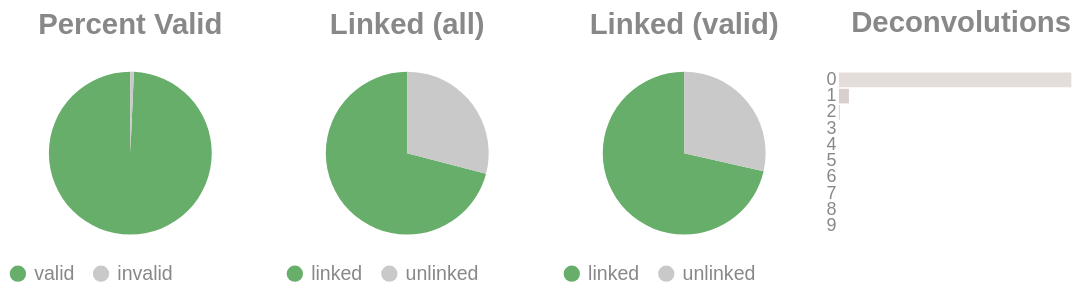

Notebook code for this chart:
### Code cell
if SKIPLR:
    pass
else:
    clash = Counter()
    for i in valids['molecule'].to_list():
        _mol = i.split("-")
        if len(_mol) == 1:
            clash.update('0')
        else:
            clash.update(_mol[-1])

    _d = {"deconvolutions": [], 'count': []}
    for k,v in clash.items():
        _d['deconvolutions'].append(k)
        _d['count'].append(v)

    tot_valid = valids['reads'].sum()
    mask = valids['reads'] >= 2
    n_linked_reads = valids.filter(mask)['reads'].sum()
    if n_linked_reads == 0:
        print_html("No linked molecules (>=2 reads) were detected; skipping linked-only distributions.")
        SKIPLR = True
    else:
        perc_valid = round(tot_valid / n_reads, 4)
        linked_perc_abs = round(n_linked_reads / n_reads, 4)
        linked_perc = round(n_linked_reads / tot_valid, 4)

    _valid = pl.DataFrame({"valids": ['valid', 'invalid'], "count": [tot_valid, n_reads - tot_valid]})
    _linked_abs = pl.DataFrame({"linked (absolute)": ['linked', 'unlinked'], "count": [n_linked_reads, n_reads - n_linked_reads]})
    _linked_rel = pl.DataFrame({"linked (valids)": ['linked', 'unlinked'], "count": [n_linked_reads, tot_valid - n_linked_reads]})

    (
        alt.hconcat(
            piechart(_valid, goodval = 'valid', title = "Percent Valid"),
            piechart(_linked_abs, goodval = "linked", title =  "Linked (all)"),
            piechart(_linked_rel, goodval = "linked", title =  "Linked (valid)"),
            convolutionbar(pl.DataFrame(_d), title = "Deconvolutions"),
            center = True,
            bounds = 'flush'
        )
        .resolve_scale(color='independent')
        .resolve_legend('independent')
        .properties(usermeta={'embedOptions': {"actions": False}})
    ).display()

### Figure 1 — Vega-Lite specification as saved in the notebook (floating-point values rounded to 4 significant figures)
{"width": "container", "height": 400, "config": {"title": {"anchor": "start", "dy": -15, "fontSize": 18, "color": "#888888", "subtitleColor": "#888888", "subtitleFontSize": 14}, "arc": {"fill": "#0072B2"}, "axis": {"domainColor": "#888888", "domainWidth": 0.5, "gridWidth": 0.2, "grid": false, "titleFontWeight": 400, "titleFontSize": 15, "labelFontSize": 11, "labelColor": "#888888", "tickColor": "#888888", "tickWidth": 0.2, "titleColor": "#888888"}, "axisBand": {"grid": false}, "axisX": {"grid": true, "tickSize": 10, "domainCap": "round"}, "axisY": {"domain": false, "grid": true, "tickSize": 0, "domainCap": "round"}, "background": "transparent", "header": {"labelFontSize": 15, "labelColor": "#888888", "titleFontSize": 15, "titleFontWeight": 600, "titleColor": "#888888"}, "legend": {"labelFont": "sans-serif", "labelFontSize": 12, "labelColor": "#888888", "symbolSize": 100, "symbolType": "circle", "titleFontSize": 12, "titlePadding": 10, "titleColor": "#888888", "title": null}, "range": {"category": ["#E69F00", "#56B4E9", "#009E73", "#F0E442", "#0072B2", "#D55E00", "#CC79A7", "#000000"], "diverging": ["#cfe8f3", "#a2d4ec", "#73bfe2", "#46abdb", "#1696d2", "#12719e"]}, "area": {"fill": "#0072B2", "fillOpacity": 0.7, "line": true, "strokeOpacity": 0.7}, "line": {"color": "#0072B2", "stroke": "#0072B2", "strokeWidth": 2}, "trail": {"color": "#0072B2", "stroke": "#0072B2", "strokeWidth": 0, "size": 1}, "point": {"filled": true, "fillOpacity": 1.0, "size": 95}, "text": {"color": "#888888", "fontSize": 11, "align": "right", "fontWeight": 400, "size": 11}, "bar": {"fill": "#0072B2", "stroke": null}, "view": {"stroke": null, "continuousWidth": 660, "continuousHeight": 400}}, "hconcat": [{"data": {"name": "data-762e0ca071a254d609c8543c6ad26dfe"}, "mark": {"type": "arc"}, "encoding": {"color": {"field": "valids", "legend": {"orient": "bottom", "title": null}, "scale": {"domain": ["valid", "invalid"], "range": ["#68ae6b", "#C9C9C9"]}, "title": "Valids", "type": "nominal"}, "theta": {"field": "count", "type": "quantitative"}, "tooltip": [{"field": "valids", "title": "Valids", "type": "ordinal"}, {"field": "percent", "format": ".2%", "title": "Percent", "type": "quantitative"}, {"field": "count", "title": "Count", "type": "quantitative"}]}, "height": 100, "title": {"text": "Percent Valid", "align": "center", "anchor": "middle"}, "transform": [{"calculate": "datum.count / 10404052", "as": "percent"}], "width": 150}, {"data": {"name": "data-42529403ed60541b647582b8b7992210"}, "mark": {"type": "arc"}, "encoding": {"color": {"field": "linked (absolute)", "legend": {"orient": "bottom", "title": null}, "scale": {"domain": ["linked", "unlinked"], "range": ["#68ae6b", "#C9C9C9"]}, "title": "Linked (Absolute)", "type": "nominal"}, "theta": {"field": "count", "type": "quantitative"}, "tooltip": [{"field": "linked (absolute)", "title": "Linked (Absolute)", "type": "ordinal"}, {"field": "percent", "format": ".2%", "title": "Percent", "type": "quantitative"}, {"field": "count", "title": "Count", "type": "quantitative"}]}, "height": 100, "title": {"text": "Linked (all)", "align": "center", "anchor": "middle"}, "transform": [{"calculate": "datum.count / 10404052", "as": "percent"}], "width": 150}, {"data": {"name": "data-7a3e59ba35e2b2fef9490e52c6259a84"}, "mark": {"type": "arc"}, "encoding": {"color": {"field": "linked (valids)", "legend": {"orient": "bottom", "title": null}, "scale": {"domain": ["linked", "unlinked"], "range": ["#68ae6b", "#C9C9C9"]}, "title": "Linked (Valids)", "type": "nominal"}, "theta": {"field": "count", "type": "quantitative"}, "tooltip": [{"field": "linked (valids)", "title": "Linked (Valids)", "type": "ordinal"}, {"field": "percent", "format": ".2%", "title": "Percent", "type": "quantitative"}, {"field": "count", "title": "Count", "type": "quantitative"}]}, "height": 100, "title": {"text": "Linked (valid)", "align": "center", "anchor": "middle"}, "transform": [{"calculate": "datum.count / 10330954", "as": "percent"}], "width": 150}, {"data": {"name": "data-340f06e37d593f039a9d5ca6e124b135"}, "mark": {"type": "bar"}, "encoding": {"color": {"field": "deconvolutions", "legend": null, "scale": {"scheme": "lightgreyred"}, "type": "nominal"}, "tooltip": [{"field": "deconvolutions", "title": "Deconvolutions", "type": "ordinal"}, {"field": "percent", "format": ".2%", "title": "Percent", "type": "quantitative"}, {"field": "count", "title": "Count", "type": "quantitative"}], "x": {"axis": null, "field": "count", "type": "quantitative"}, "y": {"field": "deconvolutions", "sort": "ascending", "title": null, "type": "nominal"}}, "height": 100, "title": {"text": "Deconvolutions", "align": "center", "anchor": "middle"}, "transform": [{"calculate": "datum.count / 4479959", "as": "percent"}], "width": 150}], "bounds": "flush", "center": true, "resolve": {"legend": {"angle": "independent"}, "scale": {"color": "independent"}}, "usermeta": {"embedOptions": {"actions": false}}, "$schema": "https://vega.github.io/schema/vega-lite/v6.1.0.json", "datasets": {"data-762e0ca071a254d609c8543c6ad26dfe": [{"valids": "valid", "count": 10330954}, {"valids": "invalid", "count": 73098}], "data-42529403ed60541b647582b8b7992210": [{"linked (absolute)": "linked", "count": 7380394}, {"linked (absolute)": "unlinked", "count": 3023658}], "data-7a3e59ba35e2b2fef9490e52c6259a84": [{"linked (valids)": "linked", "count": 7380394}, {"linked (valids)": "unlinked", "count": 2950560}], "data-340f06e37d593f039a9d5ca6e124b135": [{"deconvolutions": "0", "count": 4280183}, {"deconvolutions": "1", "count": 183696}, {"deconvolutions": "2", "count": 13762}, {"deconvolutions": "3", "count": 1828}, {"deconvolutions": "4", "count": 375}, {"deconvolutions": "5", "count": 90}, {"deconvolutions": "6", "count": 13}, {"deconvolutions": "7", "count": 7}, {"deconvolutions": "8", "count": 3}, {"deconvolutions": "9", "count": 2}]}}
